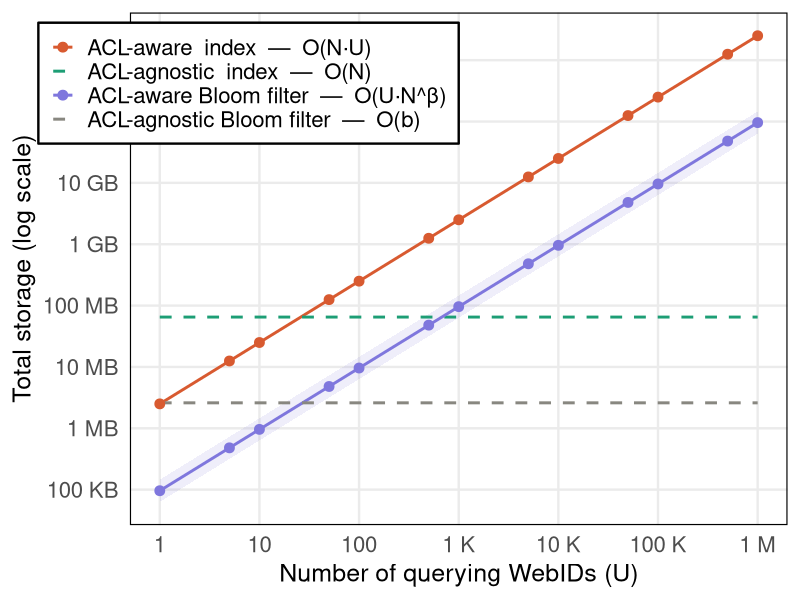
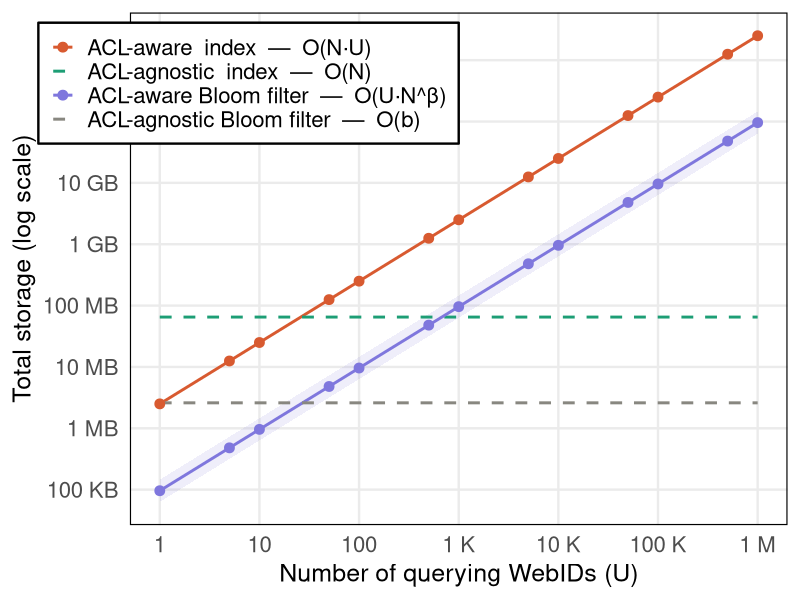

The R source for these figures, in order:
library(ggplot2)
library(scales)

# --- Parameters (calibrated to Table 1) ---
N_fixed      <- 475000
idx_per_item <- 2.5e6 / N_fixed
agn_idx      <- 65e6
agn_bf       <- 2.6e6

# Heaps' Law: vocabulary V(N) = k * N^beta
# Bloom filter size proportional to vocabulary.
# Calibrate k so that at N=475K, bf = 96KB (our empirical anchor).
# bf_size(N) = 96e3 * (N / 475000)^beta
beta_mid  <- 0.5          # midpoint of Heaps' range
beta_lo   <- 0.4          # lower bound
beta_hi   <- 0.6          # upper bound

bf_at_N <- function(N, beta) 96e3 * (N / N_fixed)^beta   # bytes per WebID

# At fixed N=475K all three betas give 96KB — the band only opens when N varies.
# For this U-axis plot, bf per WebID is fixed; what changes is the LABEL and
# the honest acknowledgement that b ~ N^beta, not a true constant.
bf_per_u_mid <- bf_at_N(N_fixed, beta_mid)   # = 96000
bf_per_u_lo  <- bf_at_N(N_fixed, beta_lo)
bf_per_u_hi  <- bf_at_N(N_fixed, beta_hi)

# --- X axis ---
U <- c(1, 5, 10, 50, 100, 500, 1e3, 5e3, 1e4, 5e4, 1e5, 5e5, 1e6)

# --- Main data frame (four lines) ---
df <- data.frame(
  U = rep(U, 4),
  storage = c(
    idx_per_item * N_fixed * U,          # O(N·U)
    rep(agn_idx, length(U)),             # O(N)
    bf_per_u_mid * U,                    # O(U·N^beta) mid
    rep(agn_bf, length(U))               # O(b_agn)
  ),
  structure = factor(rep(c(
    "ACL-aware  index  \u2014  O(N\u00b7U)",
    "ACL-agnostic  index  \u2014  O(N)",
    "ACL-aware Bloom filter  \u2014  O(U\u00b7N^\u03b2)",
    "ACL-agnostic Bloom filter  \u2014  O(b)"
  ), each = length(U)),
  levels = c(
    "ACL-aware  index  \u2014  O(N\u00b7U)",
    "ACL-agnostic  index  \u2014  O(N)",
    "ACL-aware Bloom filter  \u2014  O(U\u00b7N^\u03b2)",
    "ACL-agnostic Bloom filter  \u2014  O(b)"
  ))
)

# --- Heaps' band: ribbon between beta_lo and beta_hi for ACL-aware BF ---
df_band <- data.frame(
  U      = U,
  y_lo   = bf_per_u_lo * U,
  y_hi   = bf_per_u_hi * U
)
# NOTE: at fixed N=475K the band is zero-width (all betas give 96KB).
# To make the band meaningful we let N vary implicitly by showing the
# range a reader should expect if N doubles or halves.
# More honest: show band as ±factor around the midpoint curve.
# bf(N*2, beta) / bf(N, beta) = 2^beta => range [2^0.4, 2^0.6] = [1.32, 1.52]
# We illustrate this as a shaded envelope around the BF mid line.
df_band$y_lo <- bf_per_u_mid * U / (2^beta_hi)   # if N were half
df_band$y_hi <- bf_per_u_mid * U * (2^beta_hi)   # if N were double

# --- Colours ---
colours <- c(
  "ACL-aware  index  \u2014  O(N\u00b7U)"   = "#D85A30",
  "ACL-agnostic  index  \u2014  O(N)"        = "#1D9E75",
  "ACL-aware Bloom filter  \u2014  O(U\u00b7N^\u03b2)" = "#7F77DD",
  "ACL-agnostic Bloom filter  \u2014  O(b)"           = "#888780"
)

linetypes <- c(
  "ACL-aware  index  \u2014  O(N\u00b7U)"   = "solid",
  "ACL-agnostic  index  \u2014  O(N)"        = "dashed",
  "ACL-aware Bloom filter  \u2014  O(U\u00b7N^\u03b2)" = "solid",
  "ACL-agnostic Bloom filter  \u2014  O(b)"           = "dashed"
)

# --- Byte formatter ---
byte_fmt <- function(x) {
  dplyr::case_when(
    x >= 1e12 ~ paste0(round(x / 1e12, 1), " TB"),
    x >= 1e9  ~ paste0(round(x / 1e9,  1), " GB"),
    x >= 1e6  ~ paste0(round(x / 1e6,  1), " MB"),
    x >= 1e3  ~ paste0(round(x / 1e3,  0), " KB"),
    TRUE      ~ paste0(round(x),            " B")
  )
}

# --- Plot ---
p <- ggplot(df, aes(x = U, y = storage, colour = structure, linetype = structure)) +
  
  # Heaps' uncertainty band around ACL-aware BF line
  geom_ribbon(
    data = df_band,
    aes(x = U, ymin = y_lo, ymax = y_hi),
    inherit.aes = FALSE,
    fill = "#7F77DD", alpha = 0.12
  ) +
  
  geom_line(linewidth = 1.0) +
  
  geom_point(data = subset(df, structure %in% c(
    "ACL-aware  index  \u2014  O(N\u00b7U)",
    "ACL-aware Bloom filter  \u2014  O(U\u00b7N^\u03b2)"
  )), size = 3) +
  

  scale_x_log10(
    name   = "Number of querying WebIDs (U)",
    breaks = c(1, 10, 100, 1e3, 1e4, 1e5, 1e6),
    labels = c("1", "10", "100", "1 K", "10 K", "100 K", "1 M")
  ) +
  
  scale_y_log10(
    name   = "Total storage (log scale)",
    breaks = c(1e4, 1e5, 1e6, 1e7, 1e8, 1e9, 1e10, 1e11, 1e12),
    labels = byte_fmt(c(1e4, 1e5, 1e6, 1e7, 1e8, 1e9, 1e10, 1e11, 1e12))
  ) +
  
  scale_colour_manual(values = colours, name = NULL) +
  scale_linetype_manual(values = linetypes, name = NULL) +
  
  theme_minimal(base_size = 18) +
  theme(
    legend.position      = c(0.5, 0.98),
    legend.justification = c(1, 1),
    legend.box           = "vertical",
    legend.background    = element_rect(fill = "white", colour = "black"),
    legend.text          = element_text(size = 16),
    axis.title           = element_text(size = 18),
    axis.text            = element_text(size = 16),
    panel.grid.minor     = element_blank(),
    panel.border         = element_rect(colour = "black", fill = NA, linewidth = 0.8),
    plot.background      = element_blank()
  )

print(p)
ggsave("storage_complexity.png", p, width = 8, height = 5.5, dpi = 300)
